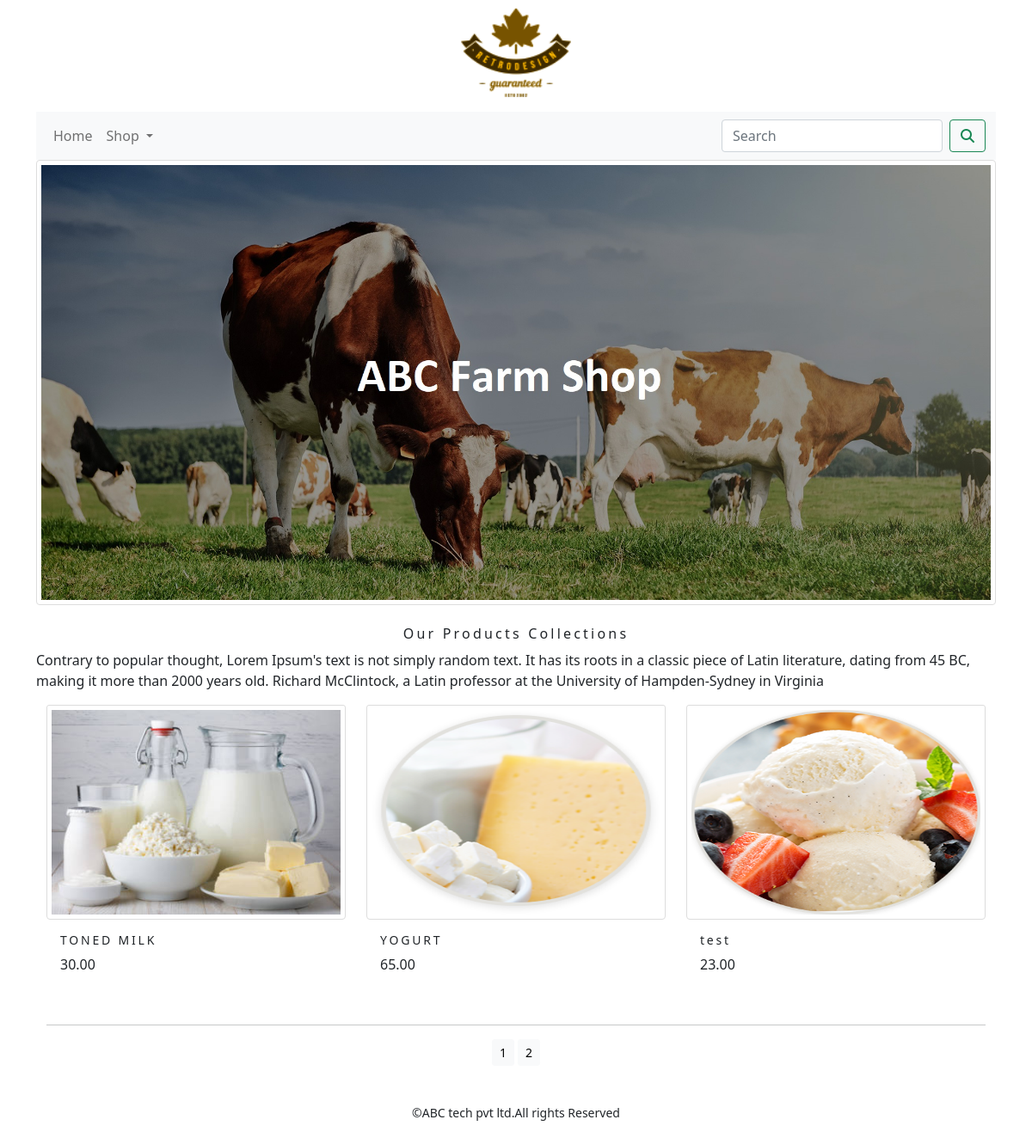
Screenshot of /shop/?page=2 with the database file from the repository.
### shop/models.py (models this page shows, shortened)
class Product(models.Model):
    name = models.CharField(max_length=250, unique=True)
    slug = models.SlugField(max_length=250, unique=True)
    description = models.TextField(blank=True)
    price = models.DecimalField(max_digits=10, decimal_places=2)
    category = models.ForeignKey(Category, on_delete=models.CASCADE)
    image = models.ImageField(upload_to='product', blank=True)
    stock = models.IntegerField()
    available = models.BooleanField(default=True)
    created = models.DateTimeField(auto_now_add=True)
    updated = models.DateTimeField(auto_now=True)
    class Meta:
        ordering = ('name',)
        verbose_name = 'product'
        verbose_name_plural = 'products'
    def get_url(self):
        return reverse('shop:prodCatdetail',args=[self.category.slug,self.slug])

### shop/views.py (the view)
# urls.py: path('',views.allProdCat,name="allProdCat"),
def allProdCat(request,c_slug=None):
    c_page=None
    products_list=None
    if c_slug!=None:
        c_page=get_object_or_404(Category,slug=c_slug)
        products_list=Product.objects.all().filter(category=c_page,available=True)
    else:
        products_list=Product.objects.all().filter(available=True)
    paginator=Paginator(products_list,6)
    try:
        page=int(request.GET.get('page','1'))
    except:
        page=1
    try:
        products=paginator.page(page)
    except (EmptyPage,InvalidPage):
        products=paginator.page(paginator.num_pages)
    return render(request,'category.html',{'category':c_page,'products':products})

### cart/context_processors.py (called while the page is built)
def counter(request):
    item_count=0
    if 'admin' in request.path:
        return {}
    else:
        try:
            cart=Cart.objects.filter(cart_id=_cart_id(request))
            cart_items=CartItem.objects.all().filter(cart=cart[:1])
            for cart_item in cart_items:
                item_count += cart_item.quantity
        except Cart.DoesNotExist:
            item_count=0
    return dict(item_count=item_count)

### cart/views.py (called while the page is built)
def _cart_id(request):
    cart = request.session.session_key
    if not cart:
        cart = request.session.create()
    return cart

### shop/context_processor.py (called while the page is built)
def menu_links(request):
    links = Category.objects.all()
    return dict(links=links)

### shop/models.py (called while the page is built)
    def get_url(self):
        return reverse('shop:products_by_category',args=[self.slug])

### templates/category.html (shortened to what this page needs)
{% extends 'base.html'%}
{% load static %}
{% block content %}
    <div class="mx_auto">
        {% if category %}
            <img class="my_image_padding" src="{{category.image.url}}" alt="{{category.name}}">
    </div>
    <br>
    <div>
        <h1 class="text-center my_title">{{category.name}}</h1>
        <p class="text-justify">{{category.description}}</p>
    </div>
          {% else %}
            <div>
            <img class="my_image_padding" src="{% static 'img/banner.jpg'%}" alt="Our Products" width="1250px;">
            </div>
            <br>
           <div>
               <h1 class="text-center my_title">Our Products Collections</h1>
               <p class="text-justify"> Contrary to popular thought, Lorem Ipsum's text is not simply random text. It has its roots in a classic piece of Latin literature, dating from 45 BC, making it more than 2000 years old. Richard McClintock, a Latin professor at the University of Hampden-Sydney in Virginia</p>
           </div>
         {% endif %}
    <div class="container">
        <div class="row mx_auto">
            {% for product in products.object_list %}
            <div class="my_bottom_margin col-9 col-sm-12 col-md-4  col-lg-4">
                <div class="cardtext-center" style="min-width:18rem">
                    <a href="{{product.get_url}}"><img class="card-img-top my_image" src="{{product.image.url}}" alt="{{product.name}}"></a>
                <div class="card-body">
                <h4>{{product.name}}</h4>
                <p>{{product.price}}</p>
                </div>
            </div>
            </div>
            {% endfor %}
        </div>
        <div class="mx-auto">
            {% if products.paginator.num_pages > 1 %}
            <hr>
            <div class="text-center">
                {% for pg in products.paginator.page_range %}
                    <a href="?page={{pg}}" class="btn btn-light btn-sm {% if products.number == pg %} active {% endif %}">{{pg}}</a>
                {% endfor %}
            </div>
            {% endif %}
        </div>
        <br>
    </div>
{% endblock %}

### static/css/custom.css (style rules this page uses)
body { font-family: 'Roboto', sans-serif; }
.my_image { border:1px solid #ddd; border-radius:4px; padding:5px; width:400px; height:250px; }
.my_title { font-size:16px; text_transform:uppercase; letter-spacing: .2em; }
.my_image_padding { border:1px solid #ddd; border-radius:4px; width:100%; height:auto; padding:5px; }
.my_bottom_margin { margin-bottom: 10px; }
.card-body h4 { font-size:14px; text_transform:uppercase; letter-spacing: .2em; }

### rows the page displays
Product: image (picture), name "TONED MILK", price "30.00"
Product: image (picture), name "YOGURT", price "65.00"
Product: image (picture), name "test", price "23.00"

### other values shown
{{ pg }} "1" "2"
